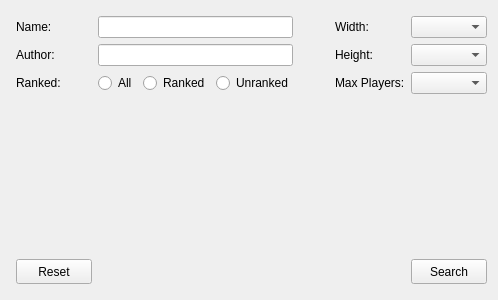
<?xml version="1.0" encoding="UTF-8"?>
<ui version="4.0">
 <class>Form</class>
 <widget class="QWidget" name="Form">
  <property name="geometry">
   <rect>
    <x>0</x>
    <y>0</y>
    <width>498</width>
    <height>300</height>
   </rect>
  </property>
  <property name="windowTitle">
   <string>Form</string>
  </property>
  <layout class="QGridLayout" name="gridLayout">
   <item row="0" column="0">
    <layout class="QGridLayout" name="gridLayout_2">
     <property name="leftMargin">
      <number>5</number>
     </property>
     <property name="topMargin">
      <number>5</number>
     </property>
     <property name="rightMargin">
      <number>0</number>
     </property>
     <property name="bottomMargin">
      <number>5</number>
     </property>
     <item row="1" column="4">
      <widget class="QComboBox" name="mapHeightComboBox"/>
     </item>
     <item row="2" column="0">
      <widget class="QLabel" name="label_4">
       <property name="text">
        <string>Ranked:</string>
       </property>
      </widget>
     </item>
     <item row="0" column="0">
      <widget class="QLabel" name="label_2">
       <property name="text">
        <string>Name:</string>
       </property>
      </widget>
     </item>
     <item row="1" column="0">
      <widget class="QLabel" name="label_3">
       <property name="text">
        <string>Author:</string>
       </property>
      </widget>
     </item>
     <item row="1" column="3">
      <widget class="QLabel" name="mapHeightSelectionLabel">
       <property name="text">
        <string>Height:</string>
       </property>
      </widget>
     </item>
     <item row="0" column="4">
      <widget class="QComboBox" name="mapWidthComboBox"/>
     </item>
     <item row="1" column="1">
      <widget class="QLineEdit" name="authorInput">
       <property name="maximumSize">
        <size>
         <width>250</width>
         <height>16777215</height>
        </size>
       </property>
      </widget>
     </item>
     <item row="3" column="0">
      <widget class="QLabel" name="label_8">
       <property name="text">
        <string/>
       </property>
      </widget>
     </item>
     <item row="4" column="4">
      <widget class="QPushButton" name="searchButton">
       <property name="minimumSize">
        <size>
         <width>75</width>
         <height>25</height>
        </size>
       </property>
       <property name="text">
        <string>Search</string>
       </property>
      </widget>
     </item>
     <item row="0" column="1">
      <widget class="QLineEdit" name="searchInput">
       <property name="minimumSize">
        <size>
         <width>110</width>
         <height>0</height>
        </size>
       </property>
       <property name="maximumSize">
        <size>
         <width>250</width>
         <height>16777215</height>
        </size>
       </property>
      </widget>
     </item>
     <item row="4" column="0">
      <widget class="QPushButton" name="resetButton">
       <property name="minimumSize">
        <size>
         <width>75</width>
         <height>25</height>
        </size>
       </property>
       <property name="text">
        <string>Reset</string>
       </property>
      </widget>
     </item>
     <item row="2" column="1">
      <layout class="QHBoxLayout" name="horizontalLayout">
       <item>
        <widget class="QRadioButton" name="allRanksRadio">
         <property name="text">
          <string>All</string>
         </property>
        </widget>
       </item>
       <item>
        <widget class="QRadioButton" name="rankedRadio">
         <property name="text">
          <string>Ranked</string>
         </property>
        </widget>
       </item>
       <item>
        <widget class="QRadioButton" name="unrankedRadio">
         <property name="text">
          <string>Unranked</string>
         </property>
        </widget>
       </item>
      </layout>
     </item>
     <item row="0" column="3">
      <widget class="QLabel" name="mapWidthSelectionLabel">
       <property name="text">
        <string>Width:</string>
       </property>
      </widget>
     </item>
     <item row="1" column="2">
      <spacer name="horizontalSpacer_5">
       <property name="orientation">
        <enum>Qt::Orientation::Horizontal</enum>
       </property>
       <property name="sizeType">
        <enum>QSizePolicy::Policy::Preferred</enum>
       </property>
       <property name="sizeHint" stdset="0">
        <size>
         <width>40</width>
         <height>20</height>
        </size>
       </property>
      </spacer>
     </item>
     <item row="2" column="3">
      <widget class="QLabel" name="label">
       <property name="text">
        <string>Max Players:</string>
       </property>
      </widget>
     </item>
     <item row="2" column="4">
      <widget class="QComboBox" name="mapMaxPlayersComboBox"/>
     </item>
    </layout>
   </item>
  </layout>
 </widget>
 <tabstops>
  <tabstop>searchInput</tabstop>
  <tabstop>authorInput</tabstop>
  <tabstop>allRanksRadio</tabstop>
  <tabstop>rankedRadio</tabstop>
  <tabstop>unrankedRadio</tabstop>
  <tabstop>mapWidthComboBox</tabstop>
  <tabstop>mapHeightComboBox</tabstop>
  <tabstop>mapMaxPlayersComboBox</tabstop>
  <tabstop>resetButton</tabstop>
  <tabstop>searchButton</tabstop>
 </tabstops>
 <resources/>
 <connections/>
</ui>
